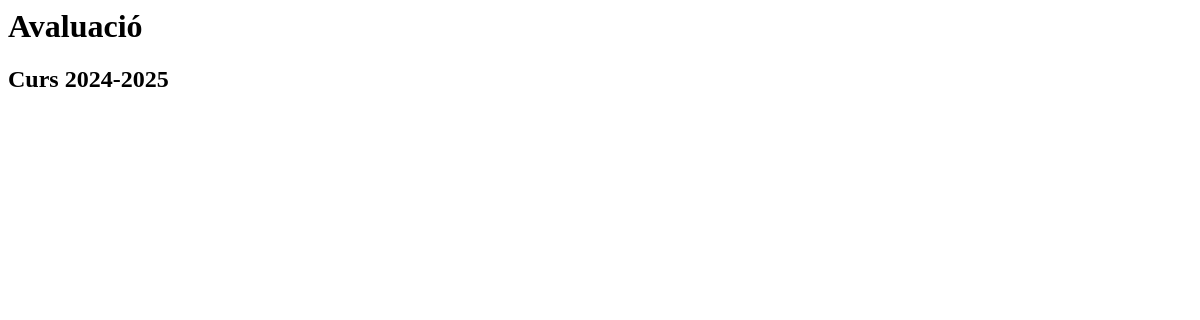
The app's page /, older data.
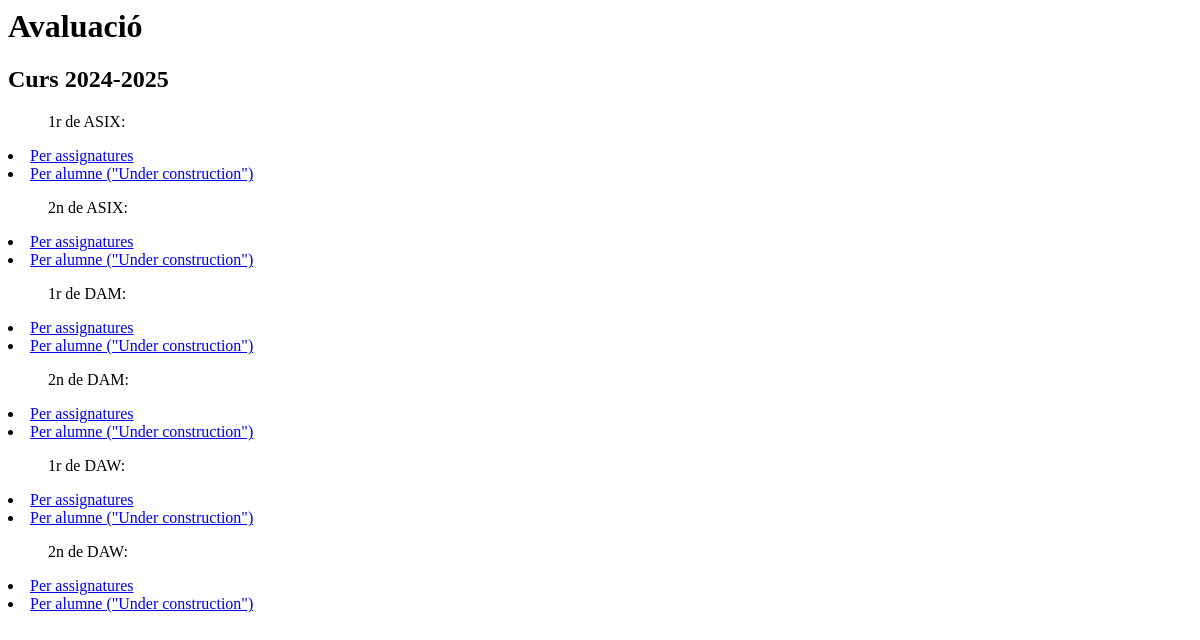
The same page, newer data.
### notes/models.py (models this page shows, shortened)
class Grup(models.Model):
    any_academic = models.CharField(max_length=20, default=default_any_academic)  # Ex: "2024-2025"
    grau = models.CharField(max_length=50, choices=[('ASIX', 'ASIX'),('DAM', 'DAM'),('DAW', 'DAW'),])
    nivell = models.CharField(max_length=10, choices=[('1r', 'Primer'),('2n', 'Segon'),])
    class Meta:
        unique_together = ('any_academic', 'grau', 'nivell')

### notes/views.py (the view)
# urls.py: path('', views.avaluacio),
def avaluacio(request):
    queryset = Grup.objects.all()
    return render(request,"index.html",{"grups":queryset})

### notes/templates/index.html
<h1>Avaluació</h1>
<h2>Curs 2024-2025</h2>
<table>
{% for grup in grups %}
	<tr>
        <ul>{{grup.nivell}} de {{grup.grau}}: </ul>
            <li><a href="/grup/{{grup.id}}/assignatures/">Per assignatures</a></li>
            <li><a href="/grup/{{grup.id}}/alumnes/">Per alumne ("Under construction")</a></li>
    </tr>
{% endfor %}
</table>

Row changes from the older to the newer data that the page shows:
added Grup: nivell "1r", grau "ASIX"
added Grup: nivell "2n", grau "ASIX"
added Grup: nivell "1r", grau "DAM"
added Grup: nivell "2n", grau "DAM"
added Grup: nivell "1r", grau "DAW"
added Grup: nivell "2n", grau "DAW"
